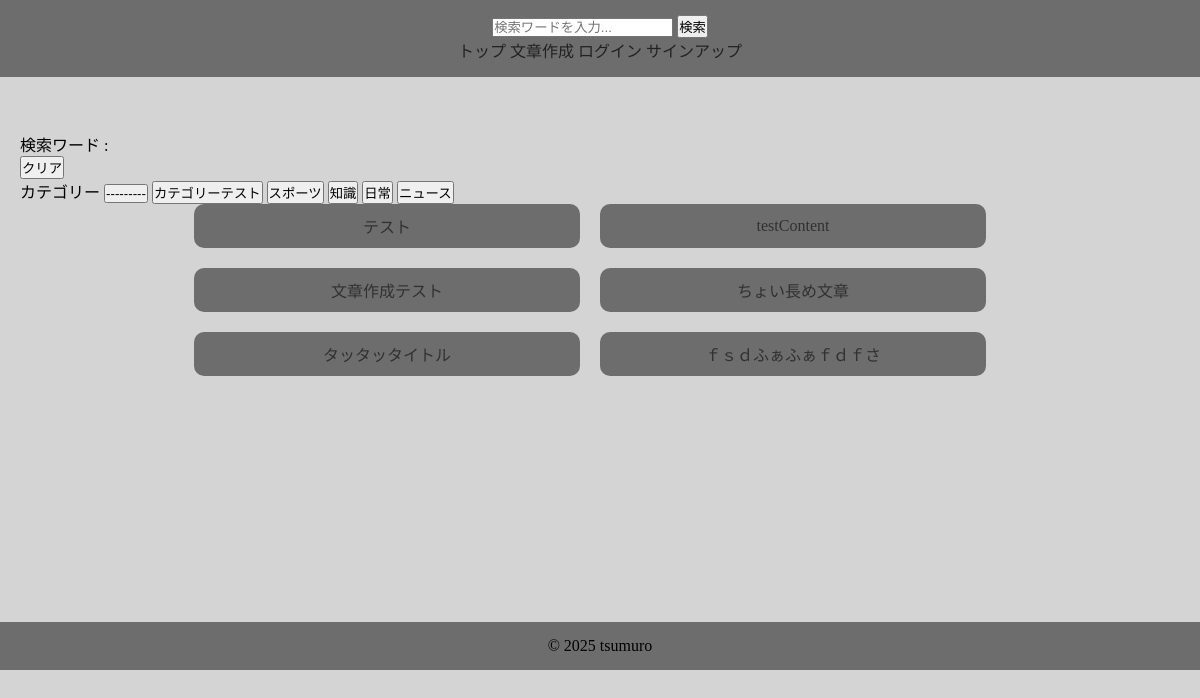
Page /content/typing_list/ on the earlier database version.
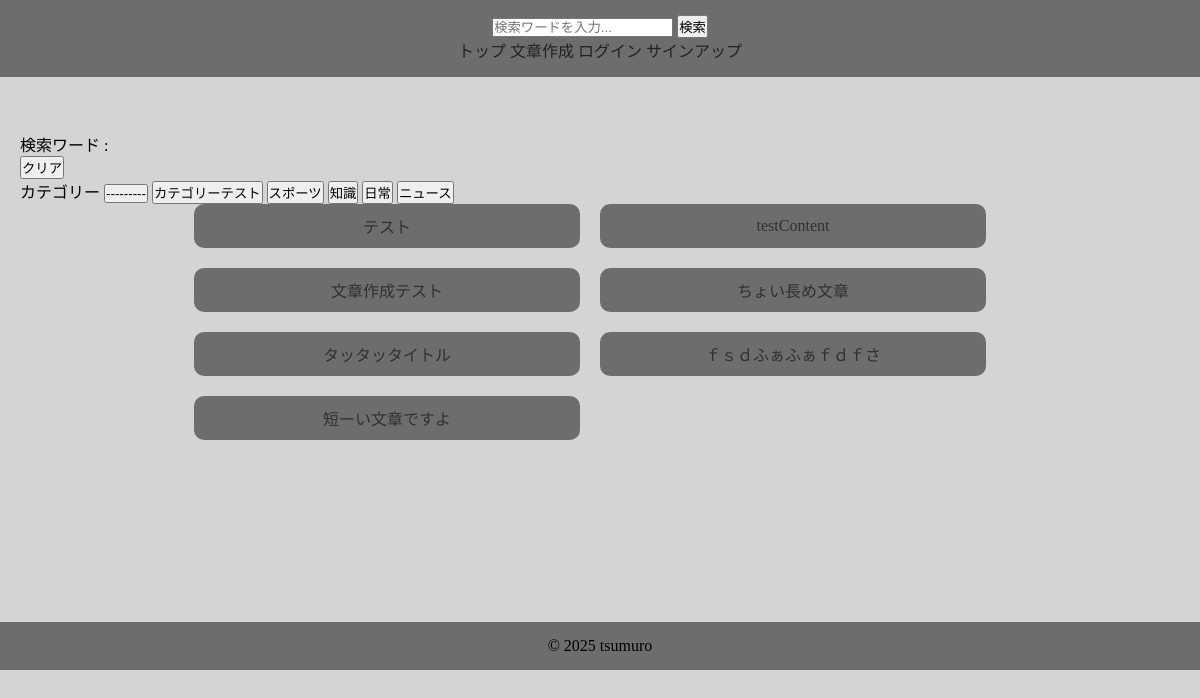
Same page on the later database version.
### contentapp/models.py (models this page shows, shortened)
class Category(models.Model):
    name = models.CharField(max_length=30, unique=True)

class Content(models.Model):
    user = models.ForeignKey(
        settings.AUTH_USER_MODEL,
        on_delete=models.SET_NULL,
        null=True,
        blank=True
    )
    title = models.CharField(max_length=30, unique=True)
    sentence = models.TextField()
    category = models.ForeignKey(
        Category,
        on_delete=models.SET_NULL,
        null=True,
        blank=True,
    )
    is_public = models.BooleanField(default=True)
    play_count = models.IntegerField(default=0)
    created_at = models.DateTimeField(auto_now_add=True)

### contentapp/views.py (the view)
# urls.py: path('typing_list/', views.TypingListView.as_view(), name="typing_list"),
class TypingListView(generic.ListView):
    template_name = "typing_list.html"
    context_object_name = "typing_list"
    def get_queryset(self):
        queryset = Content.objects.filter(is_public=True)
        search = self.request.GET.get('search')
        if search:
            queryset = queryset.filter(title__icontains=search)
        category = self.request.GET.get('category')
        if category:
            queryset = queryset.filter(category=category)
        return queryset
    def get_context_data(self, **kwargs):
        context = super().get_context_data(**kwargs)
        context['categories'] = Category.objects.all()
        return context

### contentapp/templates/typing_list.html (shortened to what this page needs)
{% extends "base.html" %}
{% block contents %}
<div id="search_info">
    <p>検索ワード : {{ request.GET.search }}
        <form method="get">
            <button name="search" value="">クリア</button>
        </form>
    </p>
</div>
<form method="get" id="category_form">
    <label for="category">カテゴリー</label>
    <button type="submit" name="category" value="" selected>---------</button>
    {% for category in categories %}
        <button type="submit" name="category" value="{{ category.pk }}">{{ category.name }}</button>
    {% endfor %}
</form>
<ul class="list">
    {% for typing in typing_list %}
        <li><a href="{% url 'typingapp:typing' typing.pk %}">{{ typing.title|truncatechars:20 }}</a></li>
    {% endfor %}
</ul>
{% endblock %}

Differences in the rows shown:
added Content: title "短ーい文章ですよ"
